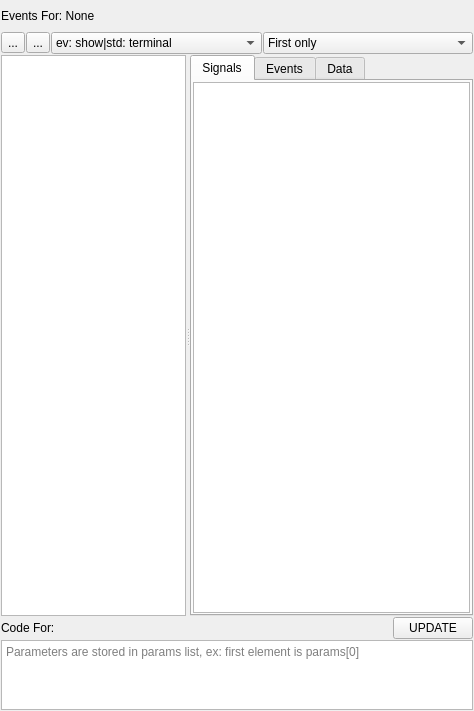
<?xml version="1.0" encoding="UTF-8"?>
<ui version="4.0">
 <class>EventViewerWidget</class>
 <widget class="QWidget" name="EventViewerWidget">
  <property name="geometry">
   <rect>
    <x>0</x>
    <y>0</y>
    <width>474</width>
    <height>711</height>
   </rect>
  </property>
  <property name="windowTitle">
   <string>Form</string>
  </property>
  <layout class="QVBoxLayout" name="verticalLayout" stretch="1,1,19,0,2">
   <property name="spacing">
    <number>1</number>
   </property>
   <property name="leftMargin">
    <number>1</number>
   </property>
   <property name="topMargin">
    <number>1</number>
   </property>
   <property name="rightMargin">
    <number>1</number>
   </property>
   <property name="bottomMargin">
    <number>1</number>
   </property>
   <item>
    <widget class="QLabel" name="eventTargetLabel">
     <property name="text">
      <string>Events For: None</string>
     </property>
    </widget>
   </item>
   <item>
    <layout class="QHBoxLayout" name="horizontalLayout">
     <property name="spacing">
      <number>1</number>
     </property>
     <item>
      <widget class="QToolButton" name="startBtn">
       <property name="text">
        <string>...</string>
       </property>
       <property name="icon">
        <iconset theme="media-playback-start">
         <normaloff>.</normaloff>.</iconset>
       </property>
      </widget>
     </item>
     <item>
      <widget class="QToolButton" name="clearBtn">
       <property name="text">
        <string>...</string>
       </property>
       <property name="icon">
        <iconset theme="delete">
         <normaloff>.</normaloff>.</iconset>
       </property>
      </widget>
     </item>
     <item>
      <widget class="QComboBox" name="outputCmb">
       <item>
        <property name="text">
         <string>ev: show|std: terminal</string>
        </property>
       </item>
       <item>
        <property name="text">
         <string>ev: show|std: show</string>
        </property>
       </item>
       <item>
        <property name="text">
         <string>ev: terminal|std: terminal</string>
        </property>
       </item>
      </widget>
     </item>
     <item>
      <widget class="QComboBox" name="formatOutputCmb">
       <item>
        <property name="text">
         <string>First only</string>
        </property>
       </item>
       <item>
        <property name="text">
         <string>All folded</string>
        </property>
       </item>
       <item>
        <property name="text">
         <string>All unfold</string>
        </property>
       </item>
      </widget>
     </item>
    </layout>
   </item>
   <item>
    <widget class="QSplitter" name="splitter">
     <property name="orientation">
      <enum>Qt::Horizontal</enum>
     </property>
     <widget class="QTreeView" name="eventListenTreeView">
      <property name="indentation">
       <number>10</number>
      </property>
      <attribute name="headerVisible">
       <bool>true</bool>
      </attribute>
      <attribute name="headerDefaultSectionSize">
       <number>100</number>
      </attribute>
      <attribute name="headerStretchLastSection">
       <bool>true</bool>
      </attribute>
     </widget>
     <widget class="QTabWidget" name="tabWidget">
      <property name="currentIndex">
       <number>0</number>
      </property>
      <widget class="QWidget" name="tab_3">
       <attribute name="title">
        <string>Signals</string>
       </attribute>
       <layout class="QVBoxLayout" name="verticalLayout_4">
        <property name="spacing">
         <number>1</number>
        </property>
        <property name="leftMargin">
         <number>1</number>
        </property>
        <property name="topMargin">
         <number>1</number>
        </property>
        <property name="rightMargin">
         <number>1</number>
        </property>
        <property name="bottomMargin">
         <number>1</number>
        </property>
        <item>
         <widget class="QTreeView" name="signalConnectTreeView">
          <property name="indentation">
           <number>10</number>
          </property>
          <attribute name="headerVisible">
           <bool>false</bool>
          </attribute>
          <attribute name="headerMinimumSectionSize">
           <number>30</number>
          </attribute>
          <attribute name="headerDefaultSectionSize">
           <number>30</number>
          </attribute>
         </widget>
        </item>
       </layout>
      </widget>
      <widget class="QWidget" name="tab">
       <attribute name="title">
        <string>Events</string>
       </attribute>
       <layout class="QVBoxLayout" name="verticalLayout_2">
        <property name="spacing">
         <number>1</number>
        </property>
        <property name="leftMargin">
         <number>1</number>
        </property>
        <property name="topMargin">
         <number>1</number>
        </property>
        <property name="rightMargin">
         <number>1</number>
        </property>
        <property name="bottomMargin">
         <number>1</number>
        </property>
        <item>
         <widget class="QComboBox" name="eventFilterTypeCmb">
          <item>
           <property name="text">
            <string>widget.installEventFilter(self)</string>
           </property>
          </item>
          <item>
           <property name="text">
            <string>QApplication.instance().installEventFilter(self)</string>
           </property>
          </item>
         </widget>
        </item>
        <item>
         <widget class="QTreeView" name="eventConnectTreeView">
          <property name="indentation">
           <number>10</number>
          </property>
          <attribute name="headerVisible">
           <bool>false</bool>
          </attribute>
          <attribute name="headerMinimumSectionSize">
           <number>30</number>
          </attribute>
          <attribute name="headerDefaultSectionSize">
           <number>30</number>
          </attribute>
         </widget>
        </item>
       </layout>
      </widget>
      <widget class="QWidget" name="tab_2">
       <attribute name="title">
        <string>Data</string>
       </attribute>
       <layout class="QVBoxLayout" name="verticalLayout_3">
        <property name="spacing">
         <number>1</number>
        </property>
        <property name="leftMargin">
         <number>1</number>
        </property>
        <property name="topMargin">
         <number>1</number>
        </property>
        <property name="rightMargin">
         <number>1</number>
        </property>
        <property name="bottomMargin">
         <number>1</number>
        </property>
        <item>
         <widget class="QTableView" name="eventDataTableView">
          <attribute name="horizontalHeaderStretchLastSection">
           <bool>true</bool>
          </attribute>
          <attribute name="verticalHeaderVisible">
           <bool>false</bool>
          </attribute>
         </widget>
        </item>
       </layout>
      </widget>
     </widget>
    </widget>
   </item>
   <item>
    <layout class="QHBoxLayout" name="horizontalLayout_2" stretch="9,1">
     <item>
      <widget class="QLabel" name="eventCodeLabel">
       <property name="text">
        <string>Code For: </string>
       </property>
      </widget>
     </item>
     <item>
      <widget class="QPushButton" name="eventCodeBtn">
       <property name="text">
        <string>UPDATE</string>
       </property>
      </widget>
     </item>
    </layout>
   </item>
   <item>
    <widget class="QPlainTextEdit" name="eventCodeTextEdit">
     <property name="placeholderText">
      <string>Parameters are stored in params list, ex: first element is params[0]</string>
     </property>
    </widget>
   </item>
  </layout>
 </widget>
 <resources/>
 <connections/>
</ui>
